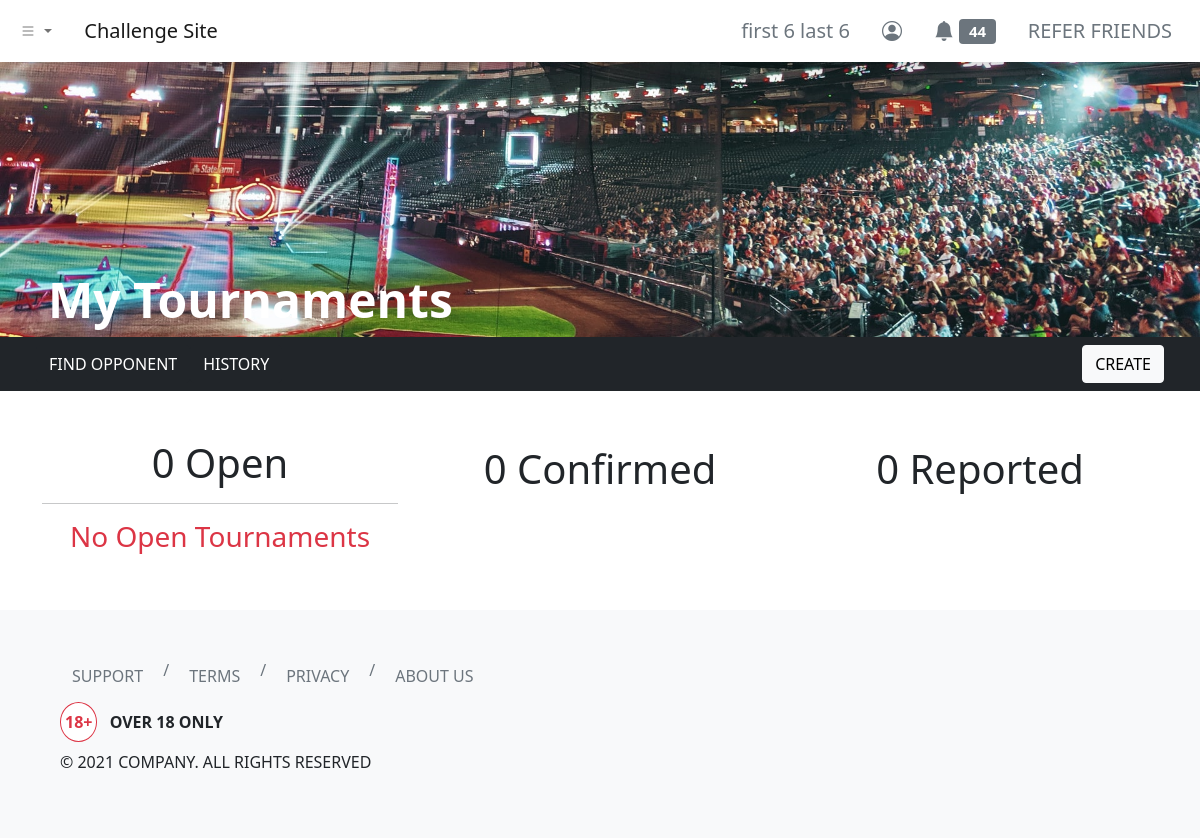
Before: /dashboard/tournaments/index.php (signed in) with the older database file.
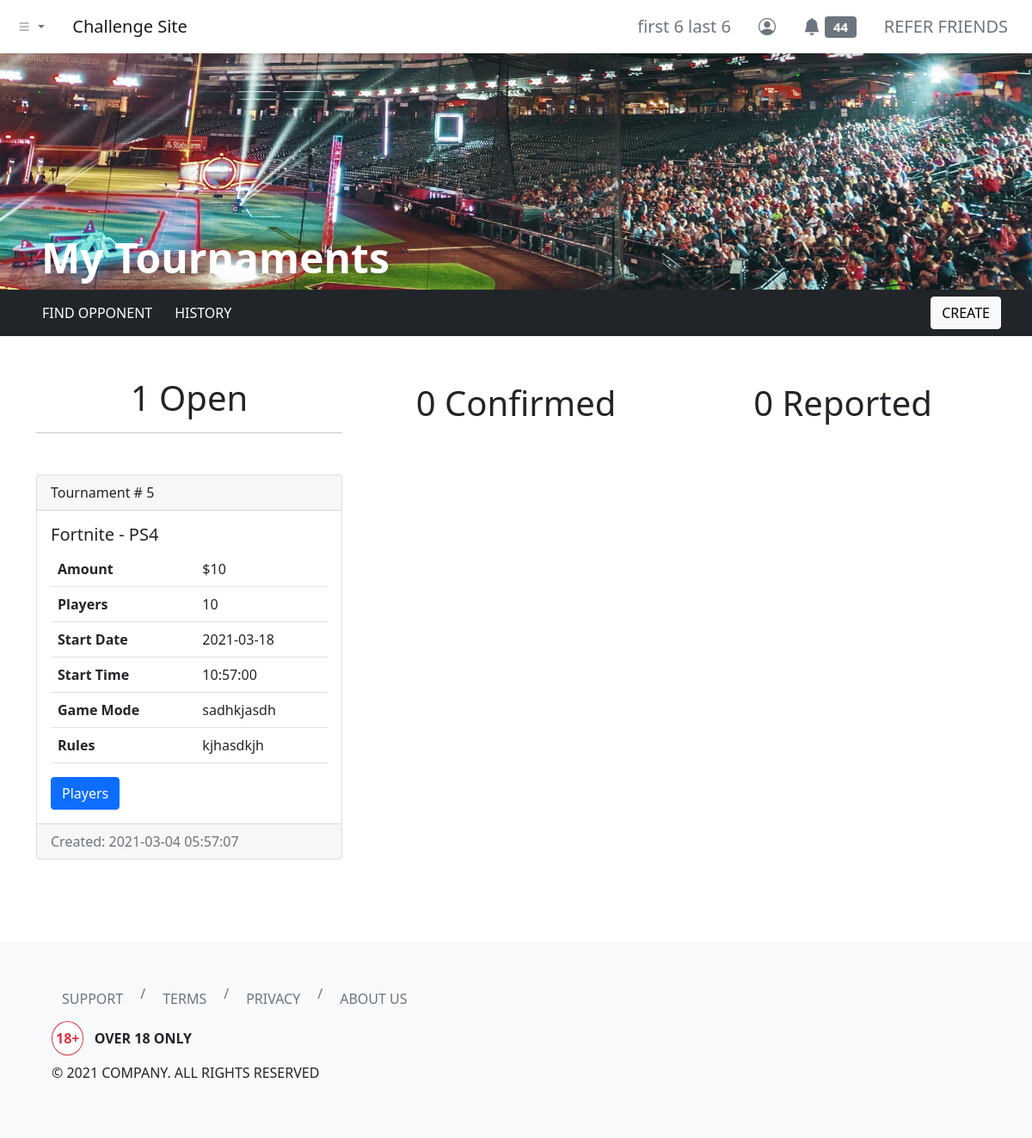
After: the same page with the newer database file.
### tables this page shows
CREATE TABLE `users` (
  `id` int(11) NOT NULL,
  `username` varchar(255) NOT NULL,
  `first_name` varchar(255) NOT NULL,
  `last_name` varchar(255) NOT NULL,
  `email` varchar(255) NOT NULL,
  `user_password` varchar(255) NOT NULL,
  `balance` decimal(65,30) UNSIGNED NOT NULL DEFAULT 0.000000000000000000000000000000,
  `skill_points` int(11) NOT NULL
);

CREATE TABLE `tournaments_log` (
  `tournament_id` int(11) NOT NULL,
  `tournament_by` int(11) NOT NULL,
  `game` varchar(255) NOT NULL,
  `console` varchar(255) NOT NULL,
  `amount` int(11) NOT NULL,
  `players` int(11) NOT NULL,
  `start_date` date DEFAULT NULL,
  `start_time` time DEFAULT NULL,
  `game_mode` varchar(255) NOT NULL,
  `rules` text NOT NULL,
  `status` varchar(255) NOT NULL DEFAULT 'open',
  `created_timestamp` timestamp NOT NULL DEFAULT current_timestamp()
);

### dashboard/tournaments/index.php (the view, shortened to what this page needs)
<?php include '../../header.php'; ?>
<link rel="stylesheet" href="./index.css">
<div class="hero d-flex align-items-end">
    <h1 class="ms-5 text-white display-5 fw-bold">My Tournaments</h1>
</div>
<div class="container-fluid bg-dark py-2">
    <div class="row">
        <div class="col d-flex mx-4">
            <a class="btn btn-dark text-uppercase" href="../find-opponent" role="button">Find Opponent</a>
            <a class="btn btn-dark text-uppercase" href="./history/" role="button">History</a>
            <button type="button" class="btn btn-light text-uppercase ms-auto" data-bs-toggle="modal" data-bs-target="#createTourneyModal">Create</button>
        </div>
    </div>
</div>
<div class="container my-5">
    <div class="row">
        <div class="col">
            <h2 class="text-center fs-1">
                <?php
                include_once '../../php-apis/db-config.php';
                $user_id = $_SESSION['id'];
                $sql = "SELECT COUNT(*) AS open_count FROM tournaments_log WHERE tournament_by = $user_id AND status = 'open'";
                $result = mysqli_query($conn, $sql);
                if (mysqli_num_rows($result) > 0) {
                    while ($row = mysqli_fetch_assoc($result)) {
                        echo $row['open_count'];
                    }
                } else {
                    echo '0';
                }
                ?>
                Open
            </h2>
            <hr />
            <?php
            $sql4 = "SELECT * FROM tournaments_log WHERE tournament_by = $user_id AND status = 'open' ORDER BY created_timestamp DESC";
            $result4 = mysqli_query($conn, $sql4);
            if (mysqli_num_rows($result4) > 0) {
                while ($row4 = mysqli_fetch_assoc($result4)) {
            ?>
                    <div class="card my-5">
                        <div class="card-header">
                            Tournament # <?php echo $row4['tournament_id']; ?>
                        </div>
                        <div class="card-body">
                            <h5 class="card-title">
                                <?php echo (($row4['game'] === 'fifa_21') ? (strtoupper(str_replace("_", " ", $row4['game']))) : (ucwords(str_replace("_", " ", $row4['game'])))) . ' - ' . (($row4['console'] === 'ps4' || $row4['console'] === 'pc') ? (strtoupper($row4['console'])) : (ucwords($row4['console']))); ?>
                            </h5>
                            <table class="table">
                                <tbody>
                                    <tr>
                                        <th scope="row">Amount</th>
                                        <td><?php echo '$' . $row4['amount']; ?></td>
                                    </tr>
                                    <tr>
                                        <th scope="row">Players</th>
                                        <td><?php echo $row4['players']; ?></td>
                                    </tr>
                                    <tr>
                                        <th scope="row">Start Date</th>
                                        <td><?php echo $row4['start_date'] ?></td>
                                    </tr>
                                    <tr>
                                        <th scope="row">Start Time</th>
                                        <td><?php echo $row4['start_time']; ?></td>
                                    </tr>
                                    <tr>
                                        <th scope="row">Game Mode</th>
                                        <td><?php echo $row4['game_mode']; ?></td>
                                    </tr>
                                    <tr>
                                        <th scope="row">Rules</th>
                                        <td><?php echo $row4['rules']; ?></td>
                                    </tr>
                                </tbody>
                            </table>
                            <button type="button" class="btn btn-primary" data-bs-toggle="modal" data-bs-target="#tourney-players-modal" data-bs-tourneyId="<?php echo $row4['tournament_id']; ?>">
                                Players
                            </button>
                        </div>
                        <div class="card-footer text-muted">
                            Created: <?php echo $row4['created_timestamp']; ?>
                        </div>
                    </div>
                <?php } ?>
            <?php } else { ?>
                <h3 class="text-center text-danger">No Open Tournaments</h3>
            <?php } ?>
        </div>
        <div class="col">
            <p class="fs-1 text-center">
                <?php
                $sql2 = "SELECT COUNT(*) AS confirmed_count FROM tournaments_log WHERE tournament_by = $user_id AND status = 'confirmed'";
                $result2 = mysqli_query($conn, $sql2);
                if (mysqli_num_rows($result2) > 0) {
                    while ($row2 = mysqli_fetch_assoc($result2)) {
                        echo $row2['confirmed_count'];
                    }
                } else {
                    echo '0';
                }
                ?>
                Confirmed
            </p>
        </div>
        <div class="col">
            <p class="fs-1 text-center">
                <?php
                $sql3 = "SELECT COUNT(*) AS reported_count FROM tournaments_log WHERE tournament_by = $user_id AND status = 'reported'";
                $result3 = mysqli_query($conn, $sql3);
                if (mysqli_num_rows($result3) > 0) {
                    while ($row3 = mysqli_fetch_assoc($result3)) {
                        echo $row3['reported_count'];
                    }
                } else {
                    echo '0';
                }
                ?>
                Reported
            </p>
        </div>
    </div>
</div>
<?php include '../../footer.php'; ?>

### header.php (shortened to what this page needs)
<?php
function urlPrefix()
{
    if (basename(getcwd()) === basename(__DIR__)) {
        return './';
    } elseif (basename(dirname(getcwd())) === basename(__DIR__)) {
        return '../';
    } elseif (basename(dirname(dirname(getcwd()))) === basename(__DIR__)) {
        return '../../';
    } elseif (basename(dirname(dirname(dirname(getcwd())))) === basename(__DIR__)) {
        return '../../../';
    } else {
        return './';
    }
}
?>
<!DOCTYPE html>
<html lang="en">
<head>
    <link href="https://cdn.jsdelivr.net/npm/bootstrap@5.0.0-beta2/dist/css/bootstrap.min.css" rel="stylesheet">
    <link rel="stylesheet" href="https://cdn.jsdelivr.net/npm/bootstrap-icons@1.3.0/font/bootstrap-icons.css">
</head>
<body>
    <nav class="navbar navbar-expand-sm navbar-light bg-white shadow">
        <div class="container-fluid">
            <ul class="navbar-nav me-4">
                <li class="nav-item dropdown">
                    <a class="nav-link dropdown-toggle" href="#" id="navbarDropdownMenuLink" role="button" data-bs-toggle="dropdown" aria-expanded="false">
                        <i class="bi bi-list"></i>
                    </a>
                </li>
            </ul>
            <a class="navbar-brand" href="<?php echo urlPrefix(); ?>">Challenge Site</a>
            <div class="collapse navbar-collapse" id="navbarNavDropdown">
                <ul class="navbar-nav ms-auto">
                    <?php if (isset($_SESSION['id'])) { ?>
                        <li class="nav-item">
                            <a class="btn btn-lg btn-outline-secondary border-0" aria-current="page" href="<?php echo urlPrefix() . 'dashboard/profile/'; ?>">
                                <?php
                                include_once urlPrefix() . 'php-apis/db-config.php';
                                $user_id = $_SESSION['id'];
                                $sql = "SELECT * FROM users WHERE id=$user_id";
                                $result = mysqli_query($conn, $sql);
                                if (mysqli_num_rows($result) > 0) {
                                    while ($row = mysqli_fetch_assoc($result)) {
                                        echo $row['first_name'] . ' ' . $row['last_name'];
                                    }
                                } else {
                                    header("Location: " . urlPrefix() . "php-apis/logout.php");
                                    die();
                                }
                                ?>
                            </a>
                        </li>
                        <li class="nav-item">
                            <a class="btn btn-lg btn-outline-secondary border-0" aria-current="page" href="<?php echo urlPrefix() . 'dashboard/profile/'; ?>"><i class="bi bi-person-circle"></i></a>
                        </li>
                        <li class="nav-item">
                            <a class="btn btn-lg btn-outline-secondary border-0" aria-current="page" href="<?php echo urlPrefix() . 'dashboard/notifications/'; ?>">
                                <i class="bi bi-bell-fill"></i>
                                <span class="badge bg-secondary">
                                    <?php
                                    $sql2 = "SELECT COUNT(*) AS unread_notifs FROM notifications WHERE notif_for = $user_id AND notif_status = 'unread'";
                                    $result2 = mysqli_query($conn, $sql2);
                                    if (mysqli_num_rows($result2) > 0) {
                                        while ($row2 = mysqli_fetch_assoc($result2)) {
                                            echo $row2['unread_notifs'];
                                        }
                                    } else {
                                        echo "0";
                                    }
                                    ?>
                                </span>
                            </a>
                        </li>
                        <li class="nav-item">
                            <a class="btn btn-lg btn-outline-secondary border-0" aria-current="page" href="<?php echo urlPrefix() . 'dashboard/refer/'; ?>">REFER FRIENDS</a>
                        </li>
                    <?php } else { ?>
                        <li class="nav-item">
                            <a class="btn btn-lg btn-outline-secondary border-0" aria-current="page" href="<?php echo urlPrefix() . 'login/'; ?>">ENTER</a>
                        </li>
                    <?php } ?>
                </ul>
            </div>
        </div>
    </nav>

### footer.php (shortened to what this page needs)
<footer class="bg-light p-5">
    <div class="container-fluid">
        <div class="row">
            <div class="col">
                <nav aria-label="breadcrumb">
                    <ol class="breadcrumb">
                        <li class="breadcrumb-item"><a class="btn btn-outline-secondary border-0" href="<?php echo urlPrefix() . 'help/'; ?>">SUPPORT</a></li>
                        <li class="breadcrumb-item"><a class="btn btn-outline-secondary border-0" href="<?php echo urlPrefix() . 'terms/'; ?>">TERMS</a></li>
                        <li class="breadcrumb-item"><a class="btn btn-outline-secondary border-0" href="<?php echo urlPrefix() . 'privacy/'; ?>">PRIVACY</a></li>
                        <li class="breadcrumb-item"><a class="btn btn-outline-secondary border-0" href="<?php echo urlPrefix() . 'about/'; ?>">ABOUT US</a></li>
                    </ol>
                </nav>
            </div>
        </div>
        <div class="row">
            <div class="col">
                <p class="fw-bold"><span class="border border-danger rounded-circle bg-white text-danger px-1 py-2 me-2">18+</span> OVER 18 ONLY</p>
                <p>© 2021 COMPANY. ALL RIGHTS RESERVED</p>
            </div>
        </div>
    </div>
</footer>
</body>
</html>

### dashboard/tournaments/index.css (style rules this page uses)
.hero { background-image: url('../../images/avi-waxman-xlO5WWQDcQQ-unsplash.jpg'); background-position: bottom; background-repeat: no-repeat; background-size: cover; min-height: 275px; }

Changed rows visible on the page:
added tournaments_log: tournament_id "5", game "Fortnite", console "PS4", amount "10", players "10", start_date "2021-03-18", start_time "10:57:00", game_mode "sadhkjasdh", rules "kjhasdkjh", created_timestamp "2021-03-04 05:57:07"
Other visible differences:
new list line: "1"
list line gone: "0"
text no longer shown: "No Open Tournaments"
